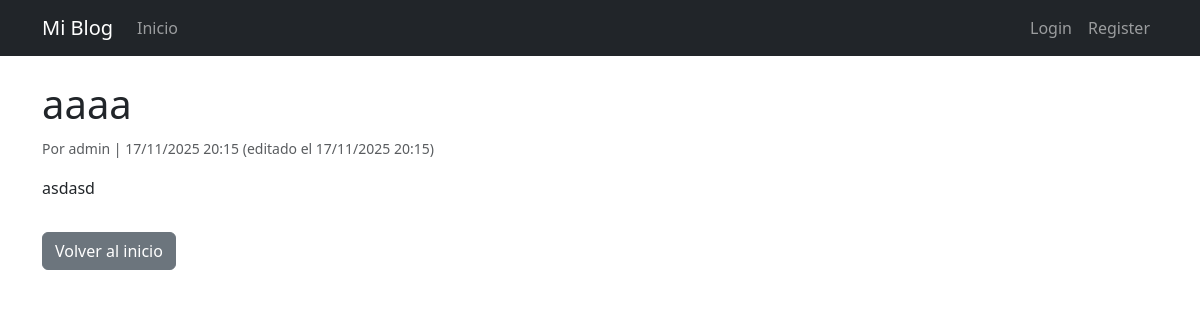
The app's page /post/2/ with its own data.
### blog/models.py (models this page shows, shortened)
class Post(models.Model):
    author = models.ForeignKey(
        User,
        on_delete=models.CASCADE,
        related_name='posts'
    )
    title = models.CharField(max_length=200)
    content = models.TextField()
    created_at = models.DateTimeField(auto_now_add=True)
    updated_at = models.DateTimeField(auto_now=True)
    class Meta:
        ordering = ['-created_at']

### blog/views.py (the view)
# urls.py: path('post/<int:pk>/', views.post_detail, name='post_detail'),
def post_detail(request, pk):
    post = get_object_or_404(Post, pk=pk)
    comments = post.comments.all()
    if request.method == 'POST':
        if not request.user.is_authenticated:
            messages.error(request, 'Debes iniciar sesión para comentar.')
            return redirect('login')
        form = CommentForm(request.POST)
        if form.is_valid():
            comment = form.save(commit=False)
            comment.post = post
            comment.author = request.user
            comment.save()
            messages.success(request, 'Comentario agregado correctamente.')
            return redirect('post_detail', pk=post.pk)
    else:
        form = CommentForm()
    context = {
        'post': post,
        'comments': comments,
        'form': form,
    }
    return render(request, 'blog/post_detail.html', context)

### templates/blog/post_detail.html (shortened to what this page needs)
{% extends 'base.html' %}
{% block content %}
<article class="mb-3">
    <h1>{{ post.title }}</h1>
    <small class="text-muted">
        Por {{ post.author.username }} |
        {{ post.created_at|date:"d/m/Y H:i" }}
        {% if post.updated_at != post.created_at %}
            (editado el {{ post.updated_at|date:"d/m/Y H:i" }})
        {% endif %}
    </small>
    <div class="mt-3">
        {{ post.content|linebreaks }}
    </div>
</article>
<a class="btn btn-secondary mt-3" href="{% url 'home' %}">Volver al inicio</a>
{% endblock %}

### records on screen
Post: title "aaaa", author.username "admin", created_at "17/11/2025 20:15", updated_at "17/11/2025 20:15", content "asdasd"
